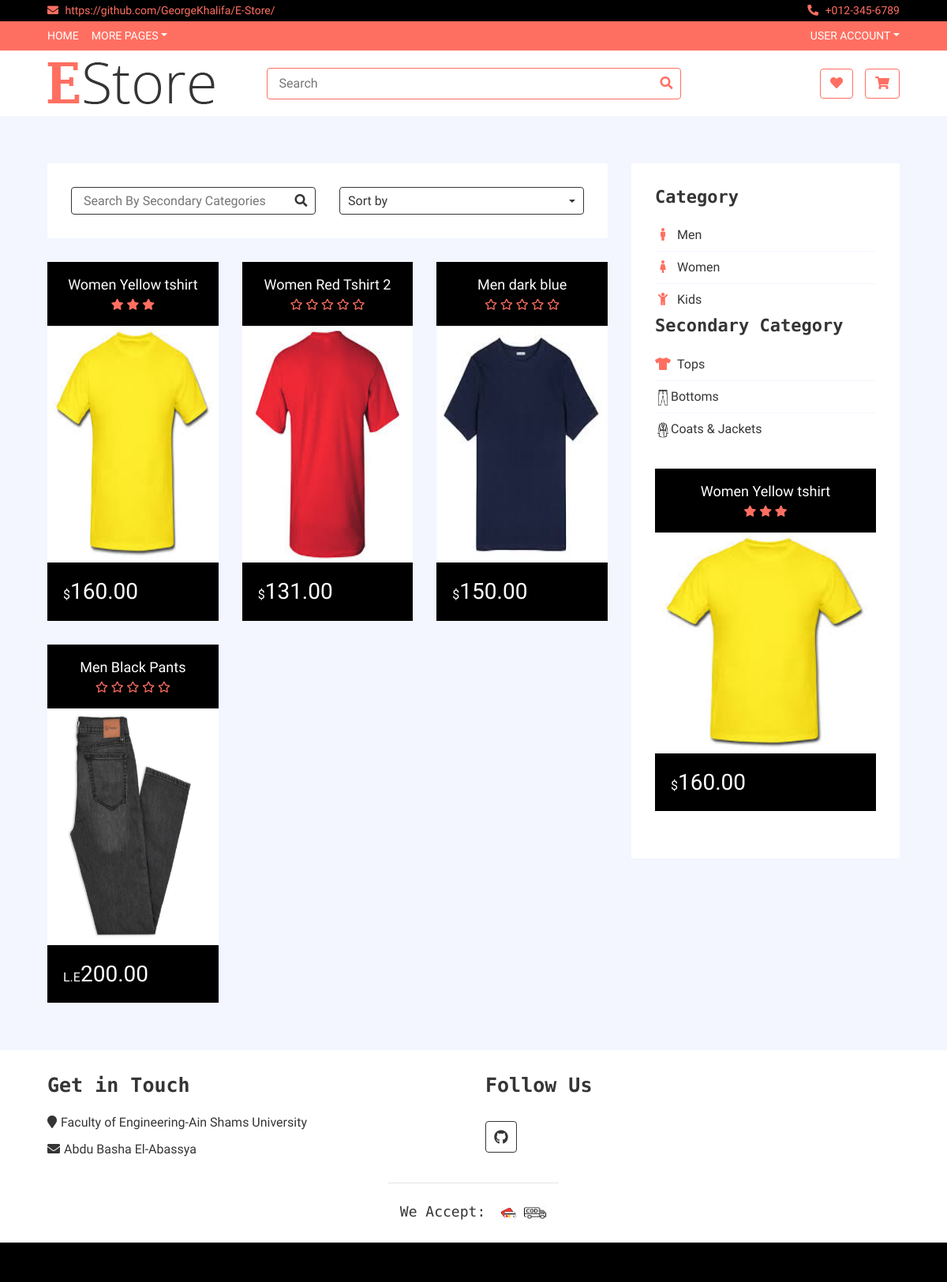
Before: / with the older database file.
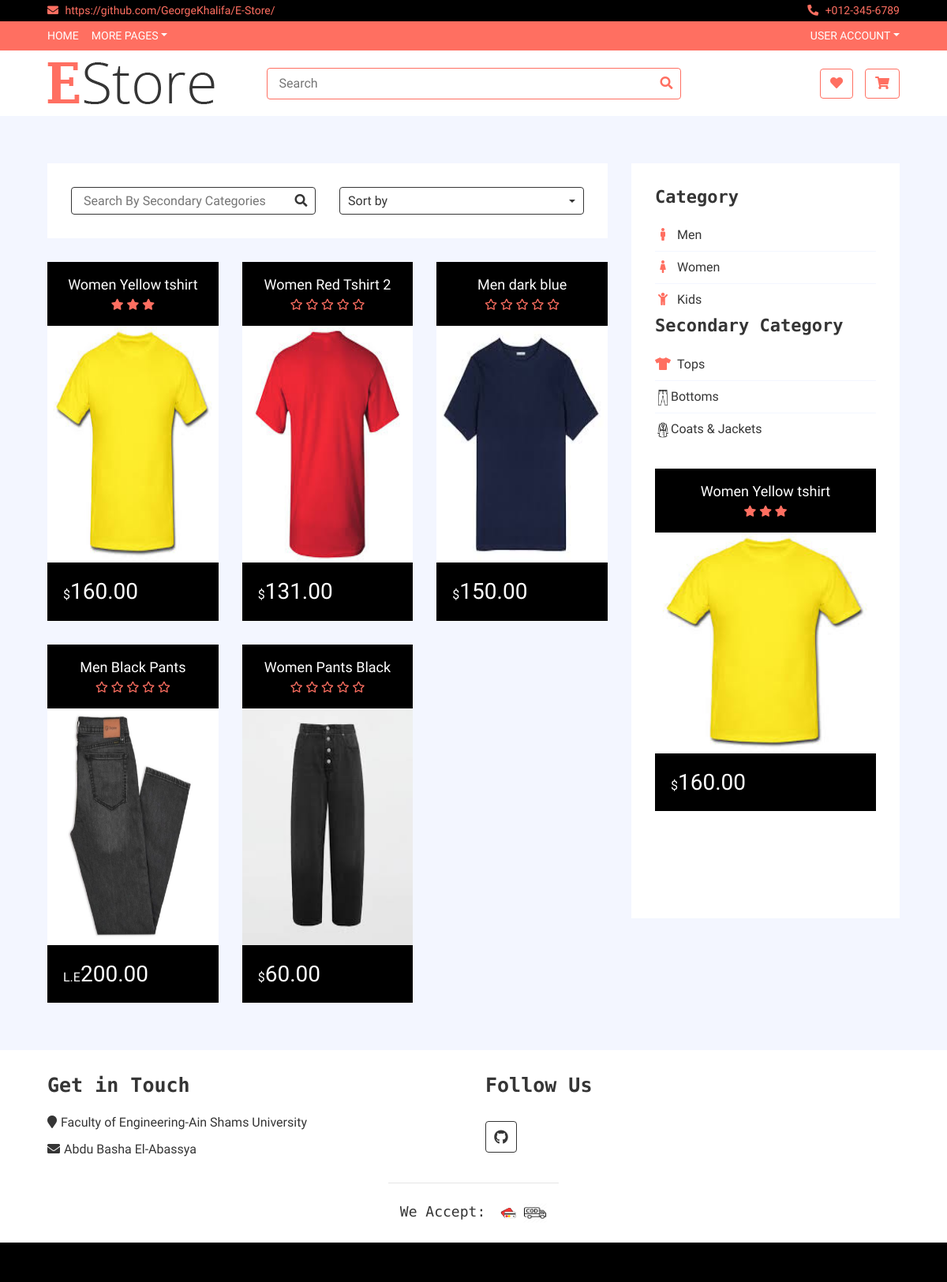
After: the same page with the newer database file.
### App1/models.py (models this page shows)
class Product(models.Model):
    id = models.AutoField(primary_key=True)
    seller = models.ForeignKey(to = User,on_delete = models.CASCADE)
    name=models.CharField(max_length=20,default='')
    in_stock = models.PositiveIntegerField()
    currency =  models.CharField(default='$',choices=currency_choices,max_length=20)
    size = models.CharField(default='S',choices=size_choices,max_length=20)
    price = models.DecimalField(max_length = 13, decimal_places = 2, max_digits = 10) #product_price
    picture = models.ImageField(upload_to = 'product_picture/', default = 'null.png')
    main_category= models.CharField(default='Men',choices=main_category_choices,max_length=20)
    secondary_category=  models.CharField(default='Top',choices=secondary_choices,max_length=20)
    details=models.CharField(default='',max_length=1999)
    views = models.ManyToManyField(User,related_name='view',default=None,blank=True)
    favourites =models.ManyToManyField(User,related_name='favourite',default=None,blank=True)
    def get_average_rating(self):
        review = ProductReview.objects.filter(product = self)
        average = sum(int(rev.get_rating()) for rev in review)
        count = self.reviews.count()
        if count > 0:
            return round(average/count, 1)
        else:
            return 0

### App1/views.py (the view)
# urls.py: url(r'^$', views.recommendation_logic, name = 'index'),
def recommendation_logic(request):
    result = C.recommendation_logic_c(request)
    return result

### App1/context_processors.py (called while the page is built)
def add_variable_to_context(request):
    if(request.user.is_authenticated and not request.user.is_superuser):
        actual_user = UserInfo.objects.filter(user = request.user)[0]
        firstname = request.user.first_name
        lastname = request.user.last_name
        if actual_user.BuyerOrSeller == 'seller':
            sellerflag = True
        else:
            sellerflag = False
    else:
        sellerflag = False
        firstname = ""
        lastname = ""
    return {
        'sellerflag': sellerflag, 'firstname': firstname, 'lastname': lastname
    }

### App1/models.py (called while the page is built)
    def get_rating (self):
        return self.rating

### templates/App1/index.html (shortened to what the changed rows need)
<!DOCTYPE html>
{% load static %}
<html lang="en">
    <head>
        <link rel="stylesheet" href="http://netdna.bootstrapcdn.com/font-awesome/4.2.0/css/font-awesome.min.css">
        <link href="https://stackpath.bootstrapcdn.com/bootstrap/4.4.1/css/bootstrap.min.css" rel="stylesheet">
        <link href="https://cdnjs.cloudflare.com/ajax/libs/font-awesome/5.10.0/css/all.min.css" rel="stylesheet">
        <link href="{% static 'lib/slick/slick.css' %}" rel="stylesheet">
        <link href="{% static 'lib/slick/slick-theme.css' %}" rel="stylesheet">
        <link href="{% static 'css/style.css' %}" rel="stylesheet">
    </head>
    <body>
        <div class="product-view">
            <div class="container-fluid">
                <div class="row">
                    <div class="col-lg-8">
                        <div class="row">
                            {% if products%}
                            {% for product in products %}
                            <div class="col-md-4">
                            <a href="{%url 'App1:product_details' product.id%}">
                                <div class="product-item">
                                    <div class="product-title">
                                        <a href="{%url 'App1:product_details' product.id%}">{{product.name}}</a>
                                        <div class="ratting">
                                         {% with ''|center:product.get_average_rating as range %}
                                          {% for _ in range %}
                                            <i class="fa fa-star"></i>
                                          {% endfor %}
                                         {% endwith %}
                                         {% if not product.get_average_rating %}
                                         <i class="far fa-star"></i>
                                         <i class="far fa-star"></i>
                                         <i class="far fa-star"></i>
                                         <i class="far fa-star"></i>
                                         <i class="far fa-star"></i>
                                         {% endif %}
                                        </div>
                                    </div>
                                    <div class="product-image">
                                        <a href="{%url 'App1:product_details' product.id%}">
                                            <img src="{{product.picture.url}}" alt="Product Image" height=300px>
                                        </a>
                                    </div>
                                    <div class="product-price">
                                        <h3><span>{{product.currency}}</span>{{product.price}}</h3>
                                    </div>
                                </div>
                            </div>
                            {% endfor %}
                            {% endif %}
                        </div>
                    </div>
                   <div class="col-lg-4 sidebar">
                        <div class="sidebar-widget category">
                            <h2 class="title">Category</h2>
                            <h2 class="title">Secondary Category</h2>
                        </div>
                         <div class="sidebar-widget widget-slider">
                            <div class="sidebar-slider normal-slider">
                             {% if products%}
                             {% for product in recommended_products %}
                                <div class="product-item">
                                    <div class="product-title">
                                        <a href="{%url 'App1:product_details' product.id%}" >{{product.name}}</a>
                                        <div class="ratting">
                                          {% with ''|center:product.get_average_rating as range %}
                                        {% for _ in range %}
                                         <i class="fa fa-star"></i>
                                         {% endfor %}
                                         {% endwith %}
                                        </div>
                                    </div>
                                    <div class="product-image">
                                        <ahref="{%url 'App1:product_details' product.id%}">
                                            <img src="{{product.picture.url}}" alt="Product Image">
                                    </div>
                                    <div class="product-price">
                                        <h3><span>{{product.currency}}</span>{{product.price}}</h3>
                                    </div>
                                </div>
                                {% endfor %}
                                 {% endif %}
                            </div>
                        </div>
                    </div>
                </div>
            </div>
        </div>
        <div class="footer">
            <div class="container-fluid">
                <div class="row">
                    <div class="col-lg-6 col-md-6">
                        <div class="footer-widget">
                            <h2>Get in Touch</h2>
                        </div>
                    </div>
                    <div class="col-lg-6 col-md-6">
                        <div class="footer-widget">
                            <h2>Follow Us</h2>
                        </div>
                    </div>
                <div class="row payment align-items-center">
                    <div class="col-md-12">
                        <div class="payment-method">
                            <h2 style="text-align:center">We Accept:</h2>
                        </div>
                    </div>
                        </div>
                    </div>
                </div>
            </div>
    </body>
</html>

Changed rows visible on the page:
added Product: name "Women Pants Black", picture (picture), currency "$", price "60.00"
